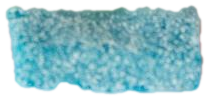
#> input picture wordpress/images/drops/v2/bluefizz-d.png, 209 x 100 px, given in place of bluefizz-d.png.png, which was not available
$ python defringe.py bluefizz-d.png
#> lines starting #> are read from the running program, lines starting #| are printed output that depends on the picture; after the words box and inside, x2 and y2 are one past the last pixel; in counts of white or black regions, pixels touching at a corner belong together; pictures that were not available may be replaced by others from this repository, and a replacement may not be noted
# cut-outs from photos on a white table keep a pale rim: pull the candy's own colour out to the edge, trim 1 px
import sys, numpy as np, cv2
from PIL import Image
from scipy import ndimage as ndi
for k in sys.argv[1:]:
    im = np.array(Image.open(f'cut/{k}.png').convert('RGBA'))
#> im is the input picture: shape (100, 209, 4); mean R, G, B, A 128.2, 176.4, 183, 186.2
    rgb, a = im[..., :3].copy(), im[..., 3].astype(np.float32) / 255
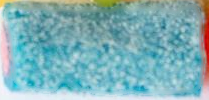
#> rgb: shape (100, 209, 3); mean R, G, B 128.2, 176.4, 183
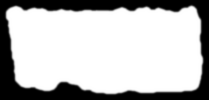
#> a: shape (100, 209) float32; min 0, max 1, mean 0.73
    solid = ndi.binary_erosion(a > 0.98, iterations=3)
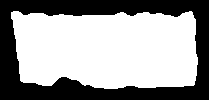
#> solid: shape (100, 209) bool; 61.3% white; 1 black region, box (x1, y1, x2, y2) and area: (0, 0, 209, 100) 8088
    band = (a > 0.01) & ~solid
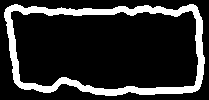
#> band: shape (100, 209) bool; 16.9% white; 1 white region, box (x1, y1, x2, y2) and area: (4, 4, 205, 96) 3523
    rgb = cv2.inpaint(rgb, band.astype(np.uint8), 4, cv2.INPAINT_TELEA)
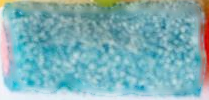
#> rgb: shape (100, 209, 3); mean R, G, B 128.9, 176.2, 182.6
    # keep the real edge shading a little (the candy's rim is darker), only the white fringe goes
    keep = (a > 0.01) & ~band
    out = im[..., :3].copy(); out[band] = rgb[band]
    a2 = cv2.erode(a, np.ones((3, 3), np.uint8), iterations=1)
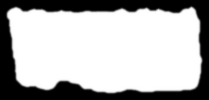
#> a2: shape (100, 209) float32; min 0, max 1, mean 0.7
    a2 = cv2.GaussianBlur(a2, (0, 0), 0.7)
    Image.fromarray(np.dstack([out, np.clip(a2 * 255, 0, 255).astype(np.uint8)]), 'RGBA').save(f'cut/{k}-d.png')
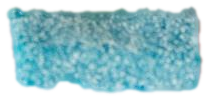
#> saved as bluefizz-d.png-d.png: PIL image 209x100 RGBA; mean R, G, B, A 128.9, 176.2, 182.6, 178.3; transparent parts drawn white
    print(k, 'ok')
